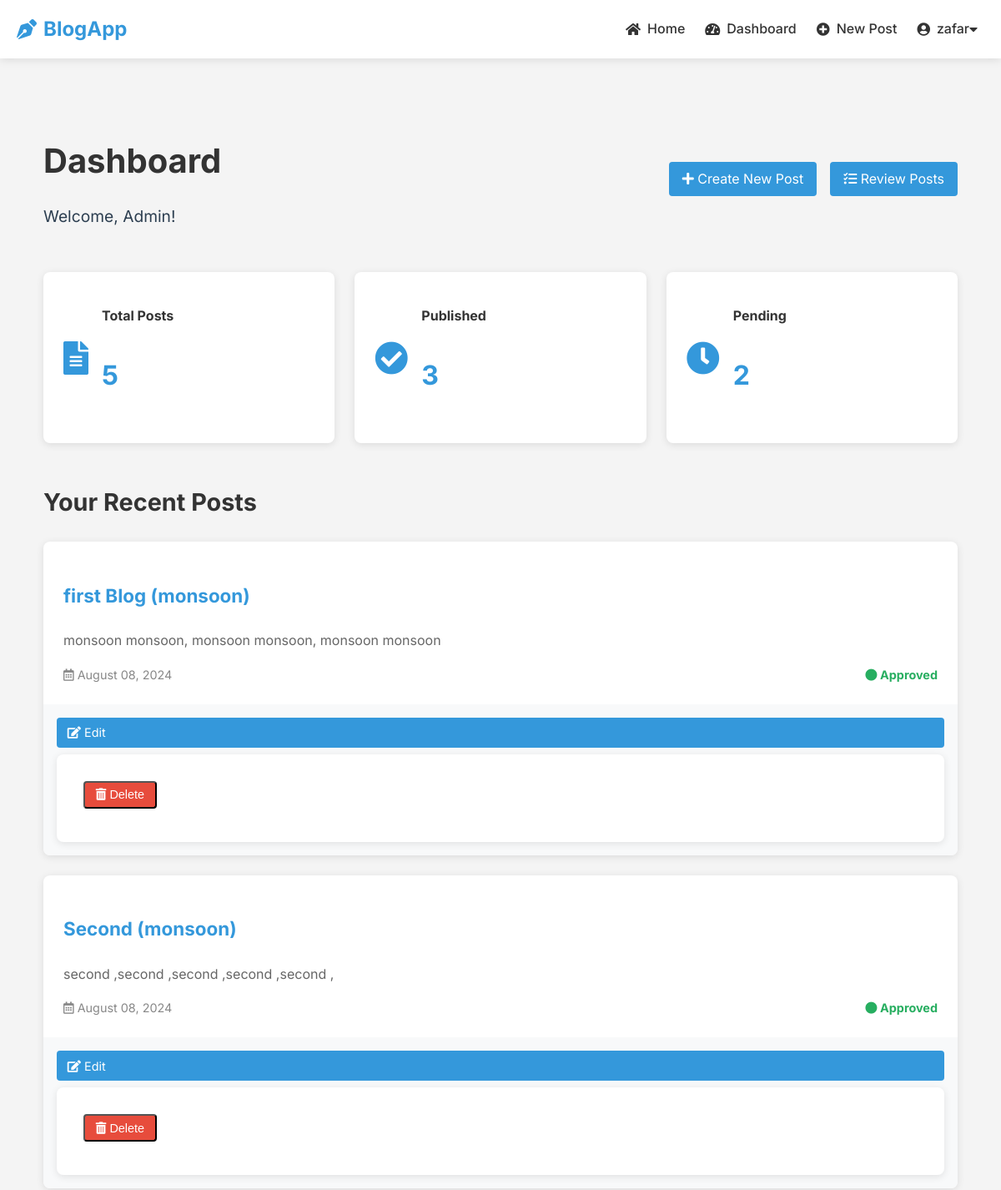
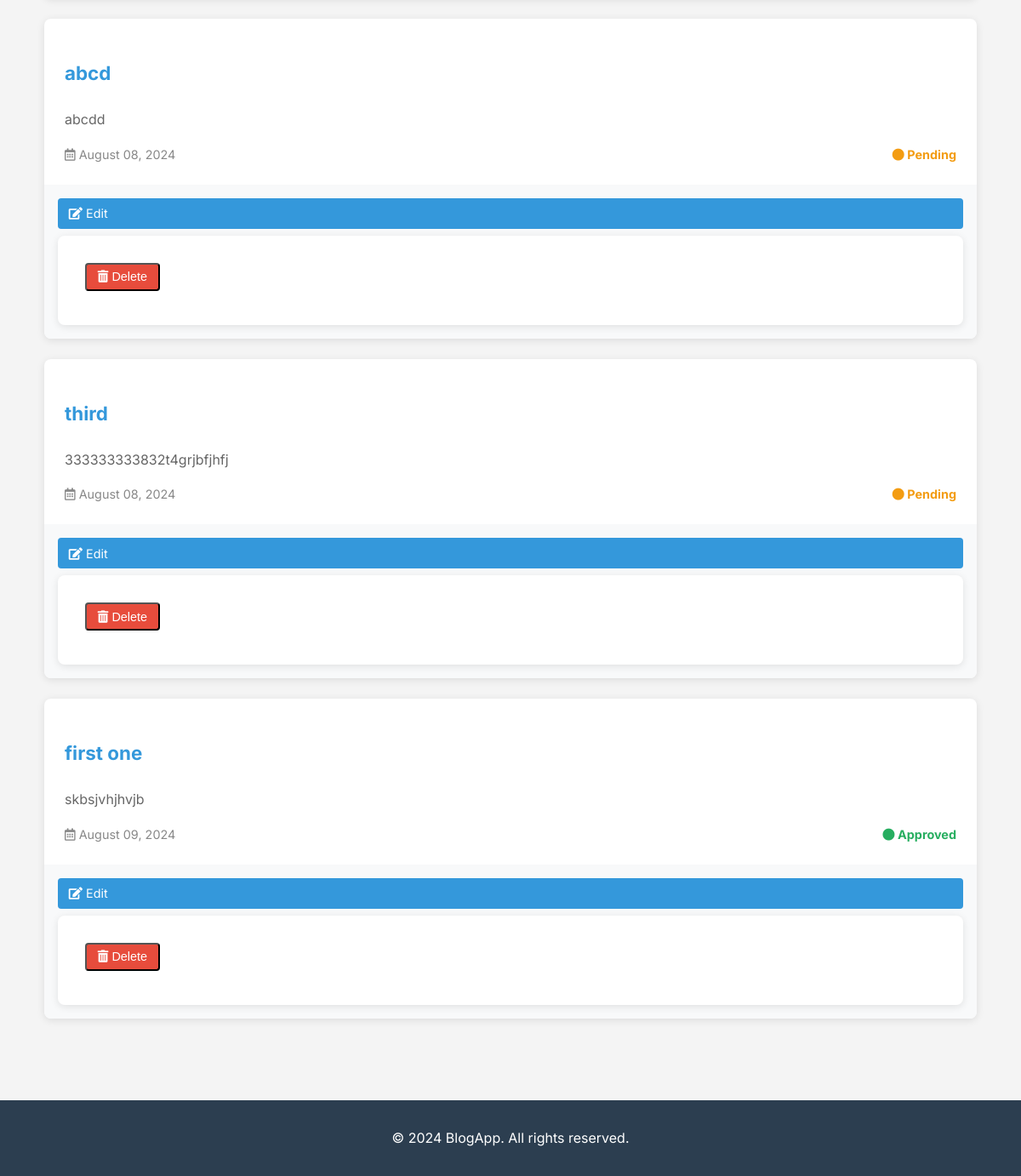
Before: /dashboard/ (signed in) with the older database file (2 pictures, top to bottom).
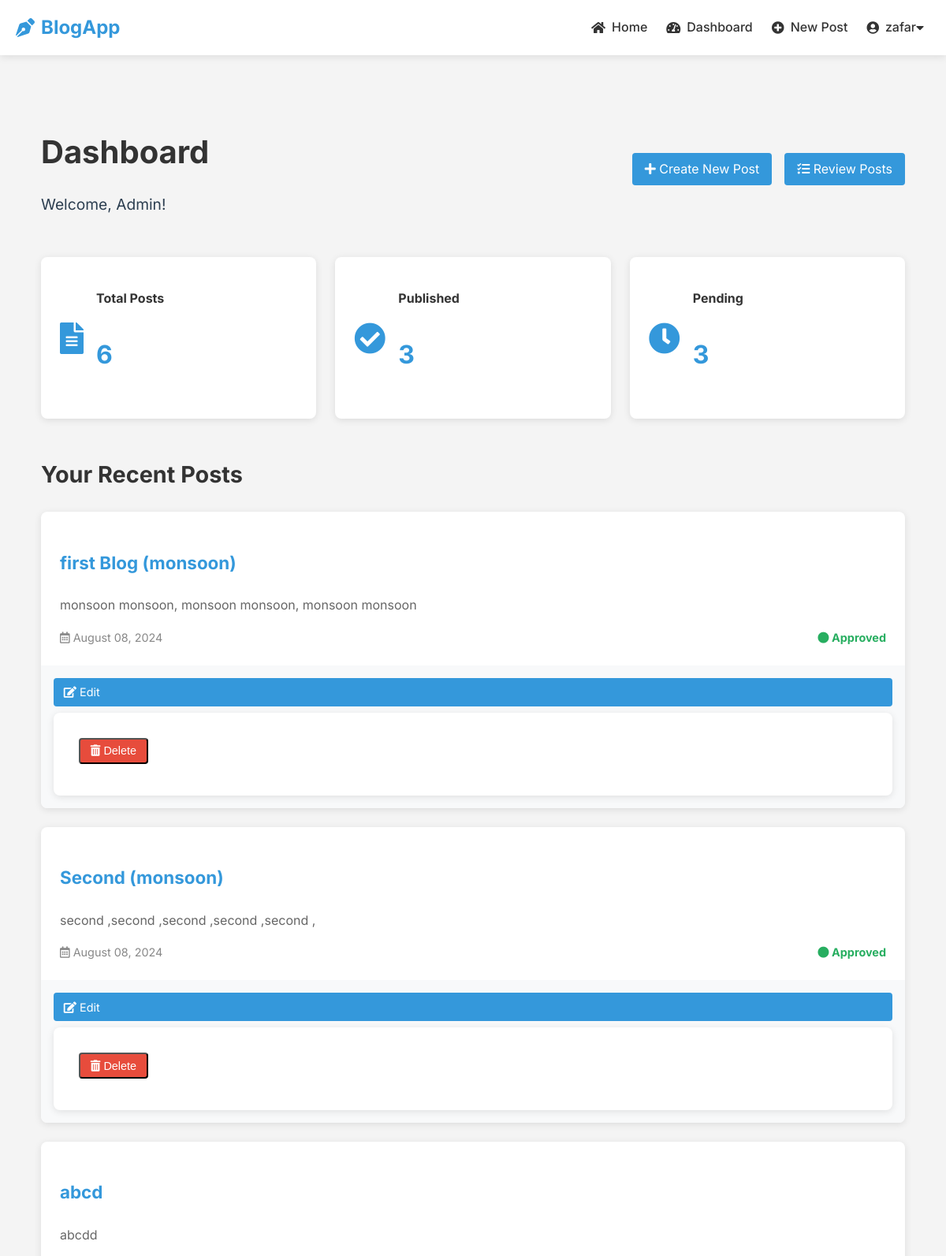
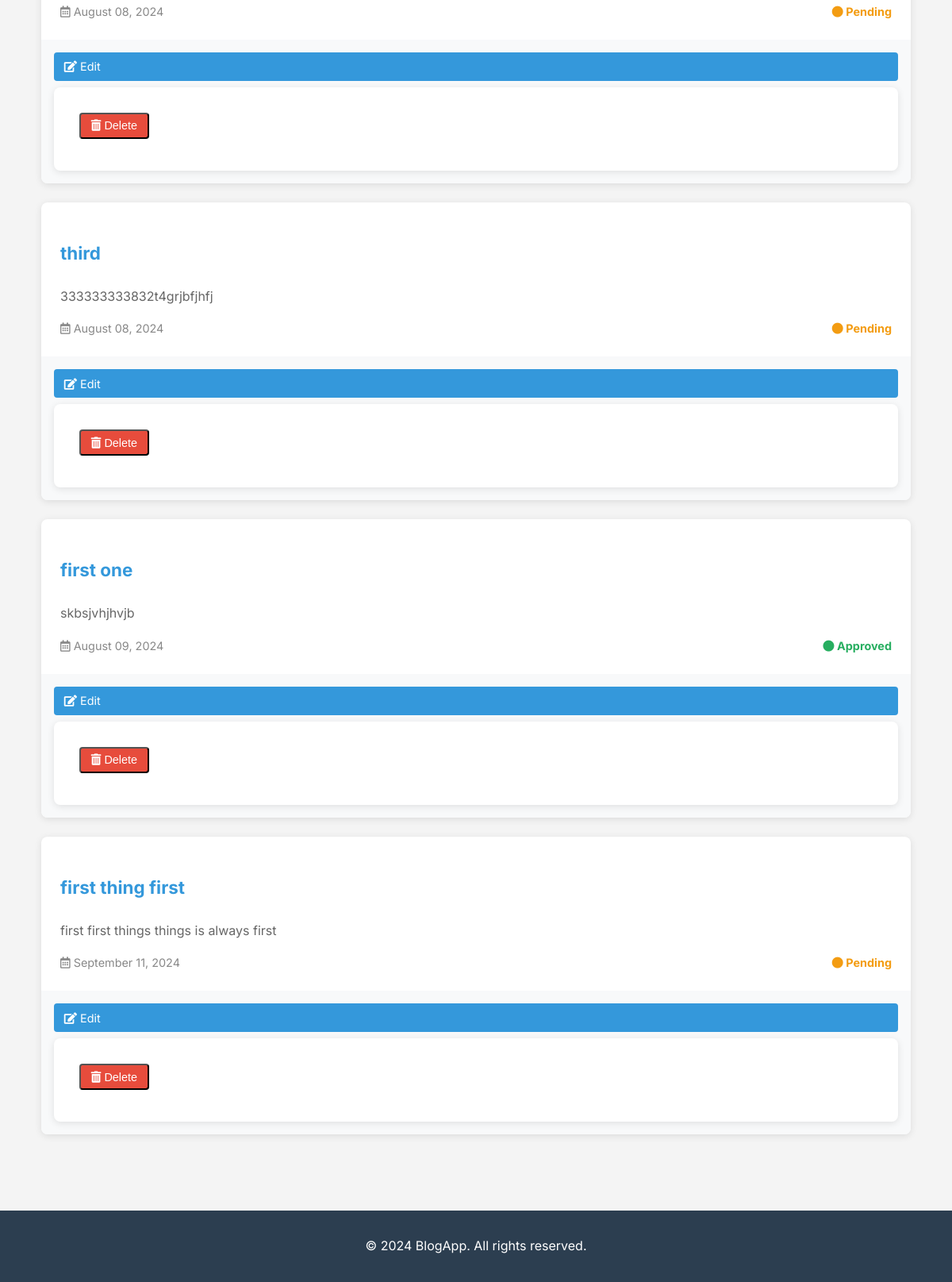
After: the same page with the newer database file (2 pictures, top to bottom).
### blog/models.py (models this page shows, shortened)
class Post(models.Model):
    PENDING = 'Pending'
    APPROVED = 'Approved'
    REJECTED = 'Rejected'
    STATUS_CHOICES = [
        (PENDING, 'Pending'),
        (APPROVED, 'Approved'),
        (REJECTED, 'Rejected'),
    ]
    title = models.CharField(max_length=150) #Post title
    content = models.TextField() # Post Content
    created_at = models.DateTimeField(auto_now_add=True) #creation time
    author = models.ForeignKey(User, on_delete=models.CASCADE, default='')
    status = models.CharField(max_length=10, choices=STATUS_CHOICES, default=PENDING)

### blog/views.py (the view)
# urls.py: path('dashboard/', views.dashboard, name='dashboard'),
@login_required
def dashboard(request):
    if request.user.is_superuser:
        posts = Post.objects.all()
    else:
        posts = Post.objects.filter(author=request.user)
    context = {
        'posts': posts,
        'total_posts': posts.count(),
        'approved_posts': posts.filter(status=Post.APPROVED).count(),
        'pending_posts': posts.filter(status=Post.PENDING).count(),
    }
    return render(request, 'dashboard.html', context)

### blog/templates/dashboard.html (shortened to what this page needs)
{% extends 'base.html' %}
{% block content %}
<div class="dashboard">
    <header class="dashboard-header">
        <div class="dashboard-title">
            <h1>Dashboard</h1>
            <p class="user-greeting">
                {% if user.is_superuser %}
                    Welcome, Admin!
                {% else %}
                    Hello, {{ user.username }}!
                {% endif %}
            </p>
        </div>
        <div class="dashboard-actions">
            <a href="{% url 'post_create' %}" class="btn btn-primary">
                <i class="fas fa-plus"></i> Create New Post
            </a>
            {% if user.is_superuser %}
                <a href="{% url 'post_review_list' %}" class="btn btn-secondary">
                    <i class="fas fa-tasks"></i> Review Posts
                </a>
            {% endif %}
        </div>
    </header>
    <div class="dashboard-overview">
        <div class="dashboard-stats">
            <div class="stat-card">
                <i class="fas fa-file-alt stat-icon"></i>
                <div class="stat-content">
                    <h3>Total Posts</h3>
                    <p class="stat-number">{{ total_posts }}</p>
                </div>
            </div>
            <div class="stat-card">
                <i class="fas fa-check-circle stat-icon"></i>
                <div class="stat-content">
                    <h3>Published</h3>
                    <p class="stat-number">{{ approved_posts }}</p>
                </div>
            </div>
            <div class="stat-card">
                <i class="fas fa-clock stat-icon"></i>
                <div class="stat-content">
                    <h3>Pending</h3>
                    <p class="stat-number">{{ pending_posts }}</p>
                </div>
            </div>
        </div>
    </div>
    <section class="recent-posts">
        <h2>Your Recent Posts</h2>
        <div class="post-list">
            {% for post in posts %}
                <article class="post-card">
                    <div class="post-content">
                        <h3 class="post-title">{{ post.title }}</h3>
                        <p class="post-excerpt">{{ post.content|truncatewords:20 }}</p>
                        <div class="post-meta">
                            <span class="post-date">
                                <i class="far fa-calendar-alt"></i> {{ post.created_at|date:"F d, Y" }}
                            </span>
                            <span class="post-status {{ post.status|lower }}">
                                <i class="fas fa-circle"></i> {{ post.status }}
                            </span>
                        </div>
                    </div>
                    <div class="post-actions">
                        <a href="{% url 'post_edit' post.pk %}" class="btn btn-small btn-edit">
                            <i class="fas fa-edit"></i> Edit
                        </a>
                        {% if user.is_superuser %}
                            <form action="{% url 'post_delete' post.pk %}" method="post" class="delete-form">
                                <button type="submit" class="btn btn-small btn-danger">
                                    <i class="fas fa-trash-alt"></i> Delete
                                </button>
                            </form>
                        {% endif %}
                    </div>
                </article>
            {% empty %}
                <div class="no-posts">
                    <i class="fas fa-inbox fa-3x"></i>
                    <p>You haven't created any posts yet.</p>
                    <a href="{% url 'post_create' %}" class="btn btn-primary">Create Your First Post</a>
                </div>
            {% endfor %}
        </div>
    </section>
</div>
{% endblock %}

### blog/templates/base.html (shortened to what this page needs)
<!DOCTYPE html>
<html lang="en">
<head>
    <link rel="stylesheet" href="https://cdnjs.cloudflare.com/ajax/libs/font-awesome/5.15.3/css/all.min.css">
    <link rel="stylesheet" href="/static/css/style.css">
</head>
<body>
    <header class="main-header">
        <div class="container">
            <nav class="navbar">
                <a href="{% url 'post_list' %}" class="logo">
                    <i class="fas fa-pen-nib"></i> BlogApp
                </a>
                <div class="navbar-menu">
                    <ul class="navbar-nav">
                        <li><a href="{% url 'post_list' %}"><i class="fas fa-home"></i> Home</a></li>
                        {% if user.is_authenticated %}
                            <li><a href="{% url 'dashboard' %}"><i class="fas fa-tachometer-alt"></i> Dashboard</a></li>
                            <li><a href="{% url 'post_create' %}"><i class="fas fa-plus-circle"></i> New Post</a></li>
                            <li class="nav-item-dropdown">
                                <a href="#" class="dropdown-toggle">
                                    <i class="fas fa-user-circle"></i> {{ user.username }} <i class="fas fa-caret-down"></i>
                                </a>
                            </li>
                        {% else %}
                            <li><a href="{% url 'login' %}"><i class="fas fa-sign-in-alt"></i> Log in</a></li>
                            <li><a href="{% url 'register' %}"><i class="fas fa-user-plus"></i> Sign up</a></li>
                        {% endif %}
                    </ul>
                </div>
            </nav>
        </div>
    </header>
    <main>
        <div class="container">
            {% block content %}
            {% endblock %}
        </div>
    </main>
    <footer>
        <div class="container">
            <p>&copy; 2024 BlogApp. All rights reserved.</p>
        </div>
    </footer>
</body>
</html>

### blog/static/css/style.css (style rules this page uses)
:root { --primary-color: #3498db; --secondary-color: #2c3e50; --background-color: #f4f4f4; --text-color: #333; --light-gray: #e0e0e0; --white: #ffffff; --shadow: 0 2px 10px rgba(0,0,0,0.1); --accent-color: #e74c3c; }
body { font-family: 'Inter', sans-serif; line-height: 1.6; color: var(--text-color); background-color: var(--background-color); margin: 0; padding: 0; }
.container { max-width: 1200px; margin: 0 auto; padding: 0 20px; }
.main-header { background-color: var(--white); box-shadow: var(--shadow); position: sticky; top: 0; z-index: 1000; }
.navbar { display: flex; justify-content: space-between; align-items: center; padding: 1rem 0; }
.logo { font-size: 1.5rem; font-weight: bold; color: var(--primary-color); text-decoration: none; display: flex; align-items: center; }
.logo i { margin-right: 0.5rem; }
.navbar-menu { display: flex; }
.navbar-nav { display: flex; list-style-type: none; margin: 0; padding: 0; }
.navbar-nav li { margin-left: 1.5rem; }
.navbar-nav a { color: var(--text-color); text-decoration: none; font-weight: 500; transition: color 0.3s; display: flex; align-items: center; }
.navbar-nav a i { margin-right: 0.5rem; }
.nav-item-dropdown { position: relative; }
.dropdown-toggle { cursor: pointer; }
main { padding: 2rem 0; }
.post-card { background-color: var(--white); border-radius: 8px; overflow: hidden; box-shadow: var(--shadow); transition: transform 0.3s; display: flex; flex-direction: column; height: 100%; }
.post-content { padding: 1.5rem; flex-grow: 1; display: flex; flex-direction: column; }
.post-title { font-size: 1.4rem; margin-bottom: 0.5rem; color: var(--primary-color); }
.post-excerpt { font-size: 1rem; color: var(--text-color); margin-bottom: 1rem; flex-grow: 1; }
.post-meta { font-size: 0.9rem; color: var(--secondary-color); margin-top: auto; display: flex; justify-content: space-between; align-items: center; }
.btn { display: inline-block; padding: 0.5rem 1rem; background-color: var(--primary-color); color: var(--white); text-decoration: none; border-radius: 4px; transition: background-color 0.3s ease; }
form { background-color: var(--white); padding: 2rem; border-radius: 8px; box-shadow: var(--shadow); }
footer { background-color: var(--secondary-color); color: var(--white); text-align: center; padding: 1rem 0; margin-top: 2rem; }
.dashboard { max-width: 1200px; margin: 0 auto; padding: 2rem; }
.dashboard-header { display: flex; justify-content: space-between; align-items: center; margin-bottom: 2rem; }
.dashboard-title h1 { font-size: 2.5rem; margin-bottom: 0.5rem; }
.user-greeting { font-size: 1.2rem; color: var(--secondary-color); }
.dashboard-actions { display: flex; gap: 1rem; }
.dashboard-overview { margin-bottom: 3rem; }
.dashboard-stats { display: grid; grid-template-columns: repeat(auto-fit, minmax(200px, 1fr)); gap: 1.5rem; }
.stat-card { background-color: var(--white); padding: 1.5rem; border-radius: 8px; box-shadow: var(--shadow); display: flex; align-items: center; }
.stat-icon { font-size: 2.5rem; color: var(--primary-color); margin-right: 1rem; }
.stat-content h3 { font-size: 1rem; margin-bottom: 0.5rem; }
.stat-number { font-size: 2rem; font-weight: bold; color: var(--primary-color); }
.recent-posts h2 { font-size: 1.8rem; margin-bottom: 1.5rem; }
.post-list { display: grid; gap: 1.5rem; }
.post-card { background-color: var(--white); border-radius: 8px; box-shadow: var(--shadow); overflow: hidden; display: flex; justify-content: space-between; transition: transform 0.3s ease; }
.post-content { padding: 1.5rem; flex-grow: 1; }
.post-title { font-size: 1.4rem; margin-bottom: 0.5rem; }
.post-excerpt { color: #666; margin-bottom: 1rem; }
.post-meta { font-size: 0.9rem; color: #888; display: flex; justify-content: space-between; }
.post-status { font-weight: bold; }
.post-status.pending { color: #f39c12; }
.post-status.approved { color: #27ae60; }
.post-actions { display: flex; flex-direction: column; justify-content: center; padding: 1rem; background-color: #f8f9fa; }
.btn-small { font-size: 0.9rem; padding: 0.4rem 0.8rem; margin-bottom: 0.5rem; }
.btn-edit { background-color: #3498db; }
.btn-danger { background-color: #e74c3c; }

Changed rows visible on the page:
added Post: title "first thing first", content "first first things things is always first", created_at "September 11, 2024", status "Pending"
Other visible differences:
{{ total_posts }}: "5" → "6"
{{ pending_posts }}: "2" → "3"
